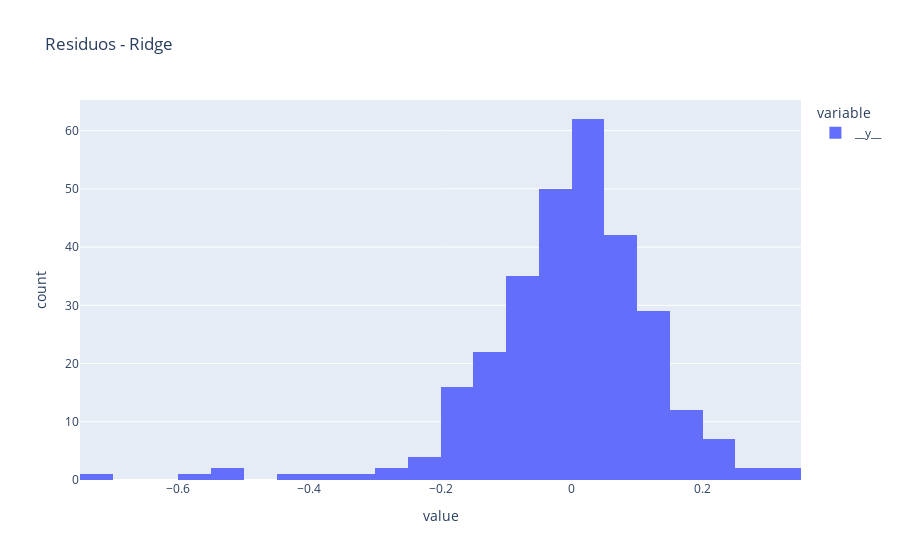
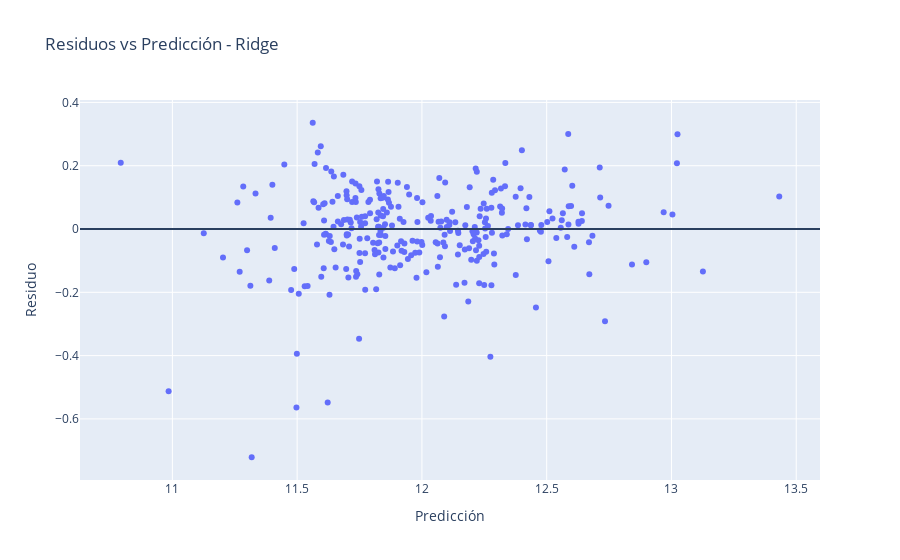

Notebook source saved alongside these figures, in order:
### Markdown cell above
En esta porción de codigo se usa mean_squared_error con el parámetro squared=False para calcular el RMSE (Root Mean Squared Error), que representa la raíz cuadrada del error cuadrático medio. A diferencia del MSE, el RMSE mantiene las mismas unidades que la variable objetivo y facilita la interpretación del desempeño del modelo, ya que indica el promedio de desviación de las predicciones respecto a los valores reales en la misma escala del target.

### Code cell
scores = {
    "Ridge": (r2_ridge, rmse_ridge),
    "Lasso": (r2_lasso, rmse_lasso),
    "ElasticNet": (r2_enet, rmse_enet)
}
best_model_name = max(scores, key=lambda k: scores[k][0])
print("Mejor modelo:", best_model_name, "->", scores[best_model_name])

best_pred = {"Ridge": y_pred_ridge, "Lasso": y_pred_lasso, "ElasticNet": y_pred_enet}[best_model_name]
residuals = y_test - best_pred

fig = px.histogram(residuals, nbins=40, title=f"Residuos - {best_model_name}")
fig.show()

fig = px.scatter(x=best_pred, y=residuals, labels={"x":"Predicción", "y":"Residuo"},
                 title=f"Residuos vs Predicción - {best_model_name}")
fig.add_hline(y=0)
fig.show()

### Figure 1 — Plotly figure (JSON) as saved in the notebook; plotly's stock layout.template omitted (floating-point values rounded to 4 significant figures; data arrays with more than 128 entries replaced by an {"elided": "..."} marker saying what was removed)
{"data": [{"bingroup": "x", "hovertemplate": "variable=__y__<br>value=%{x}<br>count=%{y}<extra></extra>", "legendgroup": "__y__", "marker": {"color": "#636efa", "pattern": {"shape": ""}}, "name": "__y__", "nbinsx": 40, "orientation": "v", "showlegend": true, "type": "histogram", "x": {"elided": "292 float values"}, "xaxis": "x", "yaxis": "y"}], "layout": {"barmode": "relative", "legend": {"title": {"text": "variable"}, "tracegroupgap": 0}, "title": {"text": "Residuos - Ridge"}, "xaxis": {"anchor": "y", "domain": [0, 1], "title": {"text": "value"}}, "yaxis": {"anchor": "x", "domain": [0, 1], "title": {"text": "count"}}}}

### Figure 2 — Plotly figure (JSON) as saved in the notebook; plotly's stock layout.template omitted (floating-point values rounded to 4 significant figures; data arrays with more than 128 entries replaced by an {"elided": "..."} marker saying what was removed)
{"data": [{"hovertemplate": "Predicción=%{x}<br>Residuo=%{y}<extra></extra>", "legendgroup": "", "marker": {"color": "#636efa", "symbol": "circle"}, "mode": "markers", "name": "", "orientation": "v", "showlegend": false, "type": "scatter", "x": {"elided": "292 float values"}, "xaxis": "x", "y": {"elided": "292 float values"}, "yaxis": "y"}], "layout": {"legend": {"tracegroupgap": 0}, "shapes": [{"type": "line", "x0": 0, "x1": 1, "xref": "x domain", "y0": 0, "y1": 0, "yref": "y"}], "title": {"text": "Residuos vs Predicción - Ridge"}, "xaxis": {"anchor": "y", "domain": [0, 1], "title": {"text": "Predicción"}}, "yaxis": {"anchor": "x", "domain": [0, 1], "title": {"text": "Residuo"}}}}
